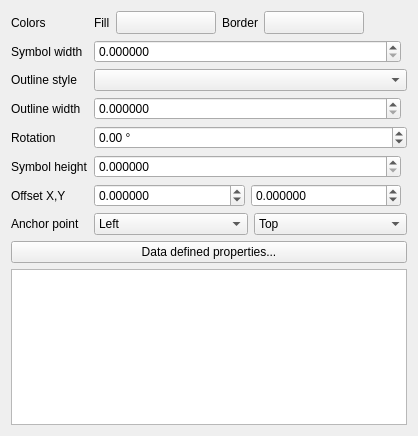
<?xml version="1.0" encoding="UTF-8"?>
<ui version="4.0">
 <class>WidgetEllipseBase</class>
 <widget class="QWidget" name="WidgetEllipseBase">
  <property name="geometry">
   <rect>
    <x>0</x>
    <y>0</y>
    <width>418</width>
    <height>436</height>
   </rect>
  </property>
  <property name="windowTitle">
   <string>Form</string>
  </property>
  <layout class="QGridLayout" name="gridLayout_2">
   <item row="0" column="0">
    <layout class="QGridLayout" name="gridLayout">
     <item row="0" column="0">
      <widget class="QLabel" name="label_2">
       <property name="text">
        <string>Colors</string>
       </property>
      </widget>
     </item>
     <item row="4" column="1">
      <widget class="QgsDoubleSpinBox" name="mRotationSpinBox">
       <property name="suffix">
        <string> °</string>
       </property>
       <property name="minimum">
        <double>-360.000000000000000</double>
       </property>
       <property name="maximum">
        <double>360.000000000000000</double>
       </property>
       <property name="singleStep">
        <double>0.500000000000000</double>
       </property>
      </widget>
     </item>
     <item row="5" column="0">
      <widget class="QLabel" name="mSymbolHeightLabel">
       <property name="text">
        <string>Symbol height</string>
       </property>
       <property name="buddy">
        <cstring>mHeightSpinBox</cstring>
       </property>
      </widget>
     </item>
     <item row="4" column="0">
      <widget class="QLabel" name="mRotationLabel">
       <property name="text">
        <string>Rotation</string>
       </property>
       <property name="buddy">
        <cstring>mRotationSpinBox</cstring>
       </property>
      </widget>
     </item>
     <item row="0" column="1">
      <layout class="QHBoxLayout" name="horizontalLayout_4">
       <item>
        <widget class="QLabel" name="label_3">
         <property name="sizePolicy">
          <sizepolicy hsizetype="Maximum" vsizetype="Preferred">
           <horstretch>0</horstretch>
           <verstretch>0</verstretch>
          </sizepolicy>
         </property>
         <property name="text">
          <string>Fill</string>
         </property>
         <property name="buddy">
          <cstring>btnChangeColorFill</cstring>
         </property>
        </widget>
       </item>
       <item>
        <widget class="QgsColorButtonV2" name="btnChangeColorFill">
         <property name="minimumSize">
          <size>
           <width>100</width>
           <height>0</height>
          </size>
         </property>
         <property name="maximumSize">
          <size>
           <width>100</width>
           <height>16777215</height>
          </size>
         </property>
         <property name="text">
          <string/>
         </property>
        </widget>
       </item>
       <item>
        <widget class="QLabel" name="label">
         <property name="sizePolicy">
          <sizepolicy hsizetype="Maximum" vsizetype="Preferred">
           <horstretch>0</horstretch>
           <verstretch>0</verstretch>
          </sizepolicy>
         </property>
         <property name="text">
          <string>Border</string>
         </property>
         <property name="buddy">
          <cstring>btnChangeColorBorder</cstring>
         </property>
        </widget>
       </item>
       <item>
        <widget class="QgsColorButtonV2" name="btnChangeColorBorder">
         <property name="minimumSize">
          <size>
           <width>100</width>
           <height>0</height>
          </size>
         </property>
         <property name="maximumSize">
          <size>
           <width>100</width>
           <height>16777215</height>
          </size>
         </property>
         <property name="text">
          <string/>
         </property>
        </widget>
       </item>
       <item>
        <spacer name="horizontalSpacer">
         <property name="orientation">
          <enum>Qt::Horizontal</enum>
         </property>
         <property name="sizeHint" stdset="0">
          <size>
           <width>40</width>
           <height>20</height>
          </size>
         </property>
        </spacer>
       </item>
      </layout>
     </item>
     <item row="5" column="1">
      <layout class="QHBoxLayout" name="horizontalLayout_3">
       <item>
        <widget class="QgsDoubleSpinBox" name="mHeightSpinBox">
         <property name="sizePolicy">
          <sizepolicy hsizetype="Minimum" vsizetype="Fixed">
           <horstretch>1</horstretch>
           <verstretch>0</verstretch>
          </sizepolicy>
         </property>
         <property name="decimals">
          <number>6</number>
         </property>
         <property name="maximum">
          <double>999999999.000000000000000</double>
         </property>
         <property name="singleStep">
          <double>0.200000000000000</double>
         </property>
         <property name="showClearButton">
          <bool>false</bool>
         </property>
        </widget>
       </item>
       <item>
        <widget class="QgsUnitSelectionWidget" name="mSymbolHeightUnitWidget" native="true"/>
       </item>
      </layout>
     </item>
     <item row="1" column="1">
      <layout class="QHBoxLayout" name="horizontalLayout">
       <item>
        <widget class="QgsDoubleSpinBox" name="mWidthSpinBox">
         <property name="sizePolicy">
          <sizepolicy hsizetype="Minimum" vsizetype="Fixed">
           <horstretch>1</horstretch>
           <verstretch>0</verstretch>
          </sizepolicy>
         </property>
         <property name="decimals">
          <number>6</number>
         </property>
         <property name="maximum">
          <double>999999999.000000000000000</double>
         </property>
         <property name="singleStep">
          <double>0.200000000000000</double>
         </property>
         <property name="showClearButton">
          <bool>false</bool>
         </property>
        </widget>
       </item>
       <item>
        <widget class="QgsUnitSelectionWidget" name="mSymbolWidthUnitWidget" native="true"/>
       </item>
      </layout>
     </item>
     <item row="1" column="0">
      <widget class="QLabel" name="mSymbolWidthLabel">
       <property name="text">
        <string>Symbol width</string>
       </property>
       <property name="buddy">
        <cstring>mWidthSpinBox</cstring>
       </property>
      </widget>
     </item>
     <item row="7" column="1">
      <layout class="QHBoxLayout" name="horizontalLayout_6">
       <item>
        <widget class="QComboBox" name="mHorizontalAnchorComboBox">
         <item>
          <property name="text">
           <string>Left</string>
          </property>
         </item>
         <item>
          <property name="text">
           <string>HCenter</string>
          </property>
         </item>
         <item>
          <property name="text">
           <string>Right</string>
          </property>
         </item>
        </widget>
       </item>
       <item>
        <widget class="QComboBox" name="mVerticalAnchorComboBox">
         <item>
          <property name="text">
           <string>Top</string>
          </property>
         </item>
         <item>
          <property name="text">
           <string>VCenter</string>
          </property>
         </item>
         <item>
          <property name="text">
           <string>Bottom</string>
          </property>
         </item>
        </widget>
       </item>
      </layout>
     </item>
     <item row="2" column="0">
      <widget class="QLabel" name="mOutlineStyleLabel">
       <property name="text">
        <string>Outline style</string>
       </property>
       <property name="buddy">
        <cstring>mOutlineStyleComboBox</cstring>
       </property>
      </widget>
     </item>
     <item row="2" column="1">
      <widget class="QgsPenStyleComboBox" name="mOutlineStyleComboBox"/>
     </item>
     <item row="3" column="1">
      <layout class="QHBoxLayout" name="horizontalLayout_2">
       <item>
        <widget class="QgsDoubleSpinBox" name="mOutlineWidthSpinBox">
         <property name="sizePolicy">
          <sizepolicy hsizetype="Minimum" vsizetype="Fixed">
           <horstretch>1</horstretch>
           <verstretch>0</verstretch>
          </sizepolicy>
         </property>
         <property name="decimals">
          <number>6</number>
         </property>
         <property name="maximum">
          <double>999999999.000000000000000</double>
         </property>
         <property name="singleStep">
          <double>0.200000000000000</double>
         </property>
         <property name="showClearButton">
          <bool>false</bool>
         </property>
        </widget>
       </item>
       <item>
        <widget class="QgsUnitSelectionWidget" name="mOutlineWidthUnitWidget" native="true"/>
       </item>
      </layout>
     </item>
     <item row="3" column="0">
      <widget class="QLabel" name="mOutlineWidthLabel">
       <property name="text">
        <string>Outline width</string>
       </property>
       <property name="buddy">
        <cstring>mOutlineWidthSpinBox</cstring>
       </property>
      </widget>
     </item>
     <item row="7" column="0">
      <widget class="QLabel" name="mAnchorPointLabel">
       <property name="text">
        <string>Anchor point</string>
       </property>
       <property name="buddy">
        <cstring>mHorizontalAnchorComboBox</cstring>
       </property>
      </widget>
     </item>
     <item row="6" column="0">
      <widget class="QLabel" name="label_5">
       <property name="text">
        <string>Offset X,Y</string>
       </property>
       <property name="buddy">
        <cstring>spinOffsetX</cstring>
       </property>
      </widget>
     </item>
     <item row="6" column="1">
      <layout class="QHBoxLayout" name="horizontalLayout_5">
       <item>
        <widget class="QgsDoubleSpinBox" name="spinOffsetX">
         <property name="sizePolicy">
          <sizepolicy hsizetype="Minimum" vsizetype="Fixed">
           <horstretch>1</horstretch>
           <verstretch>0</verstretch>
          </sizepolicy>
         </property>
         <property name="decimals">
          <number>6</number>
         </property>
         <property name="minimum">
          <double>-100.000000000000000</double>
         </property>
         <property name="singleStep">
          <double>0.200000000000000</double>
         </property>
        </widget>
       </item>
       <item>
        <widget class="QgsDoubleSpinBox" name="spinOffsetY">
         <property name="sizePolicy">
          <sizepolicy hsizetype="Minimum" vsizetype="Fixed">
           <horstretch>1</horstretch>
           <verstretch>0</verstretch>
          </sizepolicy>
         </property>
         <property name="decimals">
          <number>6</number>
         </property>
         <property name="minimum">
          <double>-100.000000000000000</double>
         </property>
         <property name="singleStep">
          <double>0.200000000000000</double>
         </property>
        </widget>
       </item>
       <item>
        <widget class="QgsUnitSelectionWidget" name="mOffsetUnitWidget" native="true"/>
       </item>
      </layout>
     </item>
     <item row="8" column="0" colspan="2">
      <widget class="QPushButton" name="mDataDefinedPropertiesButton">
       <property name="sizePolicy">
        <sizepolicy hsizetype="Minimum" vsizetype="Fixed">
         <horstretch>0</horstretch>
         <verstretch>0</verstretch>
        </sizepolicy>
       </property>
       <property name="text">
        <string>Data defined properties...</string>
       </property>
      </widget>
     </item>
    </layout>
   </item>
   <item row="1" column="0">
    <widget class="QListWidget" name="mShapeListWidget">
     <property name="sizePolicy">
      <sizepolicy hsizetype="Expanding" vsizetype="Expanding">
       <horstretch>0</horstretch>
       <verstretch>1</verstretch>
      </sizepolicy>
     </property>
     <property name="dragDropMode">
      <enum>QAbstractItemView::NoDragDrop</enum>
     </property>
     <property name="iconSize">
      <size>
       <width>20</width>
       <height>20</height>
      </size>
     </property>
     <property name="movement">
      <enum>QListView::Static</enum>
     </property>
     <property name="flow">
      <enum>QListView::LeftToRight</enum>
     </property>
     <property name="resizeMode">
      <enum>QListView::Adjust</enum>
     </property>
     <property name="spacing">
      <number>4</number>
     </property>
     <property name="gridSize">
      <size>
       <width>30</width>
       <height>24</height>
      </size>
     </property>
     <property name="viewMode">
      <enum>QListView::IconMode</enum>
     </property>
     <property name="wordWrap">
      <bool>true</bool>
     </property>
     <property name="selectionRectVisible">
      <bool>true</bool>
     </property>
    </widget>
   </item>
  </layout>
 </widget>
 <customwidgets>
  <customwidget>
   <class>QgsColorButtonV2</class>
   <extends>QToolButton</extends>
   <header>qgscolorbuttonv2.h</header>
   <container>1</container>
  </customwidget>
  <customwidget>
   <class>QgsDoubleSpinBox</class>
   <extends>QDoubleSpinBox</extends>
   <header>qgsdoublespinbox.h</header>
  </customwidget>
  <customwidget>
   <class>QgsUnitSelectionWidget</class>
   <extends>QWidget</extends>
   <header>qgsunitselectionwidget.h</header>
   <container>1</container>
  </customwidget>
  <customwidget>
   <class>QgsPenStyleComboBox</class>
   <extends>QComboBox</extends>
   <header>qgspenstylecombobox.h</header>
  </customwidget>
 </customwidgets>
 <tabstops>
  <tabstop>btnChangeColorFill</tabstop>
  <tabstop>btnChangeColorBorder</tabstop>
  <tabstop>mWidthSpinBox</tabstop>
  <tabstop>mSymbolWidthUnitWidget</tabstop>
  <tabstop>mOutlineStyleComboBox</tabstop>
  <tabstop>mOutlineWidthSpinBox</tabstop>
  <tabstop>mOutlineWidthUnitWidget</tabstop>
  <tabstop>mRotationSpinBox</tabstop>
  <tabstop>mHeightSpinBox</tabstop>
  <tabstop>mSymbolHeightUnitWidget</tabstop>
  <tabstop>spinOffsetX</tabstop>
  <tabstop>spinOffsetY</tabstop>
  <tabstop>mOffsetUnitWidget</tabstop>
  <tabstop>mHorizontalAnchorComboBox</tabstop>
  <tabstop>mVerticalAnchorComboBox</tabstop>
  <tabstop>mDataDefinedPropertiesButton</tabstop>
  <tabstop>mShapeListWidget</tabstop>
 </tabstops>
 <resources/>
 <connections/>
</ui>
